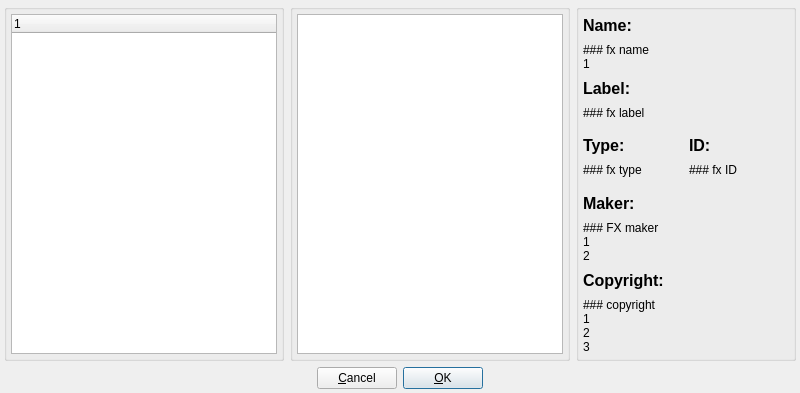
<?xml version="1.0" encoding="UTF-8"?>
<ui version="4.0">
 <class>LadspaFXSelector_UI</class>
 <widget class="QDialog" name="LadspaFXSelector_UI">
  <property name="geometry">
   <rect>
    <x>0</x>
    <y>0</y>
    <width>800</width>
    <height>393</height>
   </rect>
  </property>
  <property name="sizePolicy">
   <sizepolicy hsizetype="Preferred" vsizetype="Preferred">
    <horstretch>0</horstretch>
    <verstretch>0</verstretch>
   </sizepolicy>
  </property>
  <property name="windowTitle">
   <string>Form1</string>
  </property>
  <layout class="QGridLayout" name="gridLayout_4">
   <property name="leftMargin">
    <number>4</number>
   </property>
   <property name="topMargin">
    <number>4</number>
   </property>
   <property name="rightMargin">
    <number>4</number>
   </property>
   <property name="bottomMargin">
    <number>4</number>
   </property>
   <item row="0" column="0">
    <widget class="QGroupBox" name="groupBox">
     <property name="title">
      <string/>
     </property>
     <layout class="QGridLayout" name="gridLayout_2">
      <property name="leftMargin">
       <number>4</number>
      </property>
      <property name="topMargin">
       <number>4</number>
      </property>
      <property name="rightMargin">
       <number>4</number>
      </property>
      <property name="bottomMargin">
       <number>4</number>
      </property>
      <item row="0" column="0">
       <widget class="QTreeWidget" name="m_pGroupsListView">
        <property name="alternatingRowColors">
         <bool>true</bool>
        </property>
        <property name="sortingEnabled">
         <bool>false</bool>
        </property>
        <column>
         <property name="text">
          <string>1</string>
         </property>
        </column>
       </widget>
      </item>
     </layout>
    </widget>
   </item>
   <item row="0" column="1">
    <widget class="QGroupBox" name="groupBox_2">
     <property name="title">
      <string/>
     </property>
     <layout class="QGridLayout" name="gridLayout_3">
      <property name="leftMargin">
       <number>4</number>
      </property>
      <property name="topMargin">
       <number>4</number>
      </property>
      <property name="rightMargin">
       <number>4</number>
      </property>
      <property name="bottomMargin">
       <number>4</number>
      </property>
      <item row="0" column="0">
       <widget class="QListWidget" name="m_pPluginsListBox">
        <property name="alternatingRowColors">
         <bool>true</bool>
        </property>
       </widget>
      </item>
     </layout>
    </widget>
   </item>
   <item row="0" column="2">
    <widget class="QGroupBox" name="groupBox_3">
     <property name="minimumSize">
      <size>
       <width>220</width>
       <height>0</height>
      </size>
     </property>
     <property name="title">
      <string/>
     </property>
     <layout class="QGridLayout" name="gridLayout">
      <property name="leftMargin">
       <number>4</number>
      </property>
      <property name="topMargin">
       <number>4</number>
      </property>
      <property name="rightMargin">
       <number>4</number>
      </property>
      <property name="bottomMargin">
       <number>4</number>
      </property>
      <item row="0" column="0" colspan="2">
       <widget class="QLabel" name="textLabel1">
        <property name="font">
         <font>
          <pointsize>12</pointsize>
          <weight>50</weight>
          <italic>false</italic>
          <bold>false</bold>
          <underline>false</underline>
          <strikeout>false</strikeout>
         </font>
        </property>
        <property name="text">
         <string>&lt;!DOCTYPE HTML PUBLIC &quot;-//W3C//DTD HTML 4.0//EN&quot; &quot;http://www.w3.org/TR/REC-html40/strict.dtd&quot;&gt;
&lt;html&gt;&lt;head&gt;&lt;meta name=&quot;qrichtext&quot; content=&quot;1&quot; /&gt;&lt;style type=&quot;text/css&quot;&gt;
p, li { white-space: pre-wrap; }
&lt;/style&gt;&lt;/head&gt;&lt;body style=&quot; font-family:'DejaVu Sans'; font-size:12pt; font-weight:400; font-style:normal;&quot;&gt;
&lt;p style=&quot; margin-top:0px; margin-bottom:0px; margin-left:0px; margin-right:0px; -qt-block-indent:0; text-indent:0px;&quot;&gt;&lt;span style=&quot; font-weight:600;&quot;&gt;Name:&lt;/span&gt;&lt;/p&gt;&lt;/body&gt;&lt;/html&gt;</string>
        </property>
       </widget>
      </item>
      <item row="1" column="0" colspan="2">
       <widget class="QLabel" name="m_nameLbl">
        <property name="text">
         <string>### fx name
1</string>
        </property>
        <property name="alignment">
         <set>Qt::AlignTop</set>
        </property>
        <property name="wordWrap">
         <bool>true</bool>
        </property>
       </widget>
      </item>
      <item row="2" column="0" colspan="2">
       <widget class="QLabel" name="textLabel2">
        <property name="font">
         <font>
          <pointsize>12</pointsize>
          <weight>50</weight>
          <italic>false</italic>
          <bold>false</bold>
          <underline>false</underline>
          <strikeout>false</strikeout>
         </font>
        </property>
        <property name="text">
         <string>&lt;!DOCTYPE HTML PUBLIC &quot;-//W3C//DTD HTML 4.0//EN&quot; &quot;http://www.w3.org/TR/REC-html40/strict.dtd&quot;&gt;
&lt;html&gt;&lt;head&gt;&lt;meta name=&quot;qrichtext&quot; content=&quot;1&quot; /&gt;&lt;style type=&quot;text/css&quot;&gt;
p, li { white-space: pre-wrap; }
&lt;/style&gt;&lt;/head&gt;&lt;body style=&quot; font-family:'DejaVu Sans'; font-size:12pt; font-weight:400; font-style:normal;&quot;&gt;
&lt;p style=&quot; margin-top:0px; margin-bottom:0px; margin-left:0px; margin-right:0px; -qt-block-indent:0; text-indent:0px;&quot;&gt;&lt;span style=&quot; font-weight:600;&quot;&gt;Label:&lt;/span&gt;&lt;/p&gt;&lt;/body&gt;&lt;/html&gt;</string>
        </property>
       </widget>
      </item>
      <item row="3" column="0" colspan="2">
       <widget class="QLabel" name="m_labelLbl">
        <property name="text">
         <string>### fx label</string>
        </property>
        <property name="alignment">
         <set>Qt::AlignTop</set>
        </property>
        <property name="wordWrap">
         <bool>false</bool>
        </property>
       </widget>
      </item>
      <item row="4" column="0">
       <widget class="QLabel" name="textLabel3">
        <property name="font">
         <font>
          <pointsize>12</pointsize>
          <weight>50</weight>
          <italic>false</italic>
          <bold>false</bold>
          <underline>false</underline>
          <strikeout>false</strikeout>
         </font>
        </property>
        <property name="text">
         <string>&lt;!DOCTYPE HTML PUBLIC &quot;-//W3C//DTD HTML 4.0//EN&quot; &quot;http://www.w3.org/TR/REC-html40/strict.dtd&quot;&gt;
&lt;html&gt;&lt;head&gt;&lt;meta name=&quot;qrichtext&quot; content=&quot;1&quot; /&gt;&lt;style type=&quot;text/css&quot;&gt;
p, li { white-space: pre-wrap; }
&lt;/style&gt;&lt;/head&gt;&lt;body style=&quot; font-family:'DejaVu Sans'; font-size:12pt; font-weight:400; font-style:normal;&quot;&gt;
&lt;p style=&quot; margin-top:0px; margin-bottom:0px; margin-left:0px; margin-right:0px; -qt-block-indent:0; text-indent:0px;&quot;&gt;&lt;span style=&quot; font-weight:600;&quot;&gt;Type:&lt;/span&gt;&lt;/p&gt;&lt;/body&gt;&lt;/html&gt;</string>
        </property>
       </widget>
      </item>
      <item row="4" column="1">
       <widget class="QLabel" name="textLabel1_2">
        <property name="font">
         <font>
          <pointsize>12</pointsize>
          <weight>50</weight>
          <italic>false</italic>
          <bold>false</bold>
          <underline>false</underline>
          <strikeout>false</strikeout>
         </font>
        </property>
        <property name="text">
         <string>&lt;!DOCTYPE HTML PUBLIC &quot;-//W3C//DTD HTML 4.0//EN&quot; &quot;http://www.w3.org/TR/REC-html40/strict.dtd&quot;&gt;
&lt;html&gt;&lt;head&gt;&lt;meta name=&quot;qrichtext&quot; content=&quot;1&quot; /&gt;&lt;style type=&quot;text/css&quot;&gt;
p, li { white-space: pre-wrap; }
&lt;/style&gt;&lt;/head&gt;&lt;body style=&quot; font-family:'DejaVu Sans'; font-size:12pt; font-weight:400; font-style:normal;&quot;&gt;
&lt;p style=&quot; margin-top:0px; margin-bottom:0px; margin-left:0px; margin-right:0px; -qt-block-indent:0; text-indent:0px;&quot;&gt;&lt;span style=&quot; font-weight:600;&quot;&gt;ID:&lt;/span&gt;&lt;/p&gt;&lt;/body&gt;&lt;/html&gt;</string>
        </property>
       </widget>
      </item>
      <item row="5" column="0">
       <widget class="QLabel" name="m_typeLbl">
        <property name="text">
         <string>### fx type</string>
        </property>
        <property name="alignment">
         <set>Qt::AlignTop</set>
        </property>
       </widget>
      </item>
      <item row="5" column="1">
       <widget class="QLabel" name="m_pIDLbl">
        <property name="text">
         <string>### fx ID</string>
        </property>
        <property name="alignment">
         <set>Qt::AlignTop</set>
        </property>
       </widget>
      </item>
      <item row="6" column="0" colspan="2">
       <widget class="QLabel" name="textLabel3_2">
        <property name="font">
         <font>
          <pointsize>12</pointsize>
          <weight>50</weight>
          <italic>false</italic>
          <bold>false</bold>
          <underline>false</underline>
          <strikeout>false</strikeout>
         </font>
        </property>
        <property name="text">
         <string>&lt;!DOCTYPE HTML PUBLIC &quot;-//W3C//DTD HTML 4.0//EN&quot; &quot;http://www.w3.org/TR/REC-html40/strict.dtd&quot;&gt;
&lt;html&gt;&lt;head&gt;&lt;meta name=&quot;qrichtext&quot; content=&quot;1&quot; /&gt;&lt;style type=&quot;text/css&quot;&gt;
p, li { white-space: pre-wrap; }
&lt;/style&gt;&lt;/head&gt;&lt;body style=&quot; font-family:'DejaVu Sans'; font-size:12pt; font-weight:400; font-style:normal;&quot;&gt;
&lt;p style=&quot; margin-top:0px; margin-bottom:0px; margin-left:0px; margin-right:0px; -qt-block-indent:0; text-indent:0px;&quot;&gt;&lt;span style=&quot; font-weight:600;&quot;&gt;Maker:&lt;/span&gt;&lt;/p&gt;&lt;/body&gt;&lt;/html&gt;</string>
        </property>
       </widget>
      </item>
      <item row="7" column="0" colspan="2">
       <widget class="QLabel" name="m_pMakerLbl">
        <property name="text">
         <string>### FX maker
1
2</string>
        </property>
        <property name="alignment">
         <set>Qt::AlignTop</set>
        </property>
        <property name="wordWrap">
         <bool>true</bool>
        </property>
       </widget>
      </item>
      <item row="8" column="0" colspan="2">
       <widget class="QLabel" name="textLabel5">
        <property name="font">
         <font>
          <pointsize>12</pointsize>
          <weight>50</weight>
          <italic>false</italic>
          <bold>false</bold>
          <underline>false</underline>
          <strikeout>false</strikeout>
         </font>
        </property>
        <property name="text">
         <string>&lt;!DOCTYPE HTML PUBLIC &quot;-//W3C//DTD HTML 4.0//EN&quot; &quot;http://www.w3.org/TR/REC-html40/strict.dtd&quot;&gt;
&lt;html&gt;&lt;head&gt;&lt;meta name=&quot;qrichtext&quot; content=&quot;1&quot; /&gt;&lt;style type=&quot;text/css&quot;&gt;
p, li { white-space: pre-wrap; }
&lt;/style&gt;&lt;/head&gt;&lt;body style=&quot; font-family:'DejaVu Sans'; font-size:12pt; font-weight:400; font-style:normal;&quot;&gt;
&lt;p style=&quot; margin-top:0px; margin-bottom:0px; margin-left:0px; margin-right:0px; -qt-block-indent:0; text-indent:0px;&quot;&gt;&lt;span style=&quot; font-weight:600;&quot;&gt;Copyright:&lt;/span&gt;&lt;/p&gt;&lt;/body&gt;&lt;/html&gt;</string>
        </property>
       </widget>
      </item>
      <item row="9" column="0" colspan="2">
       <widget class="QLabel" name="m_pCopyrightLbl">
        <property name="text">
         <string>### copyright
1
2
3</string>
        </property>
        <property name="alignment">
         <set>Qt::AlignTop</set>
        </property>
        <property name="wordWrap">
         <bool>true</bool>
        </property>
       </widget>
      </item>
     </layout>
    </widget>
   </item>
   <item row="1" column="0" colspan="3">
    <layout class="QHBoxLayout">
     <item>
      <spacer>
       <property name="orientation">
        <enum>Qt::Horizontal</enum>
       </property>
       <property name="sizeType">
        <enum>QSizePolicy::Expanding</enum>
       </property>
       <property name="sizeHint" stdset="0">
        <size>
         <width>20</width>
         <height>0</height>
        </size>
       </property>
      </spacer>
     </item>
     <item>
      <widget class="QPushButton" name="m_pCancelBtn">
       <property name="sizePolicy">
        <sizepolicy hsizetype="Preferred" vsizetype="Preferred">
         <horstretch>0</horstretch>
         <verstretch>0</verstretch>
        </sizepolicy>
       </property>
       <property name="minimumSize">
        <size>
         <width>0</width>
         <height>22</height>
        </size>
       </property>
       <property name="text">
        <string>&amp;Cancel</string>
       </property>
       <property name="shortcut">
        <string>Alt+C</string>
       </property>
      </widget>
     </item>
     <item>
      <widget class="QPushButton" name="m_pOkBtn">
       <property name="sizePolicy">
        <sizepolicy hsizetype="Preferred" vsizetype="Preferred">
         <horstretch>0</horstretch>
         <verstretch>0</verstretch>
        </sizepolicy>
       </property>
       <property name="minimumSize">
        <size>
         <width>0</width>
         <height>22</height>
        </size>
       </property>
       <property name="text">
        <string>&amp;OK</string>
       </property>
       <property name="shortcut">
        <string>Alt+O</string>
       </property>
       <property name="default">
        <bool>true</bool>
       </property>
       <property name="flat">
        <bool>false</bool>
       </property>
      </widget>
     </item>
     <item>
      <spacer>
       <property name="orientation">
        <enum>Qt::Horizontal</enum>
       </property>
       <property name="sizeType">
        <enum>QSizePolicy::Expanding</enum>
       </property>
       <property name="sizeHint" stdset="0">
        <size>
         <width>20</width>
         <height>0</height>
        </size>
       </property>
      </spacer>
     </item>
    </layout>
   </item>
  </layout>
 </widget>
 <layoutdefault spacing="6" margin="11"/>
 <resources/>
 <connections>
  <connection>
   <sender>m_pCancelBtn</sender>
   <signal>clicked()</signal>
   <receiver>LadspaFXSelector_UI</receiver>
   <slot>reject()</slot>
   <hints>
    <hint type="sourcelabel">
     <x>272</x>
     <y>371</y>
    </hint>
    <hint type="destinationlabel">
     <x>149</x>
     <y>388</y>
    </hint>
   </hints>
  </connection>
  <connection>
   <sender>m_pOkBtn</sender>
   <signal>clicked()</signal>
   <receiver>LadspaFXSelector_UI</receiver>
   <slot>accept()</slot>
   <hints>
    <hint type="sourcelabel">
     <x>417</x>
     <y>378</y>
    </hint>
    <hint type="destinationlabel">
     <x>509</x>
     <y>381</y>
    </hint>
   </hints>
  </connection>
 </connections>
</ui>
